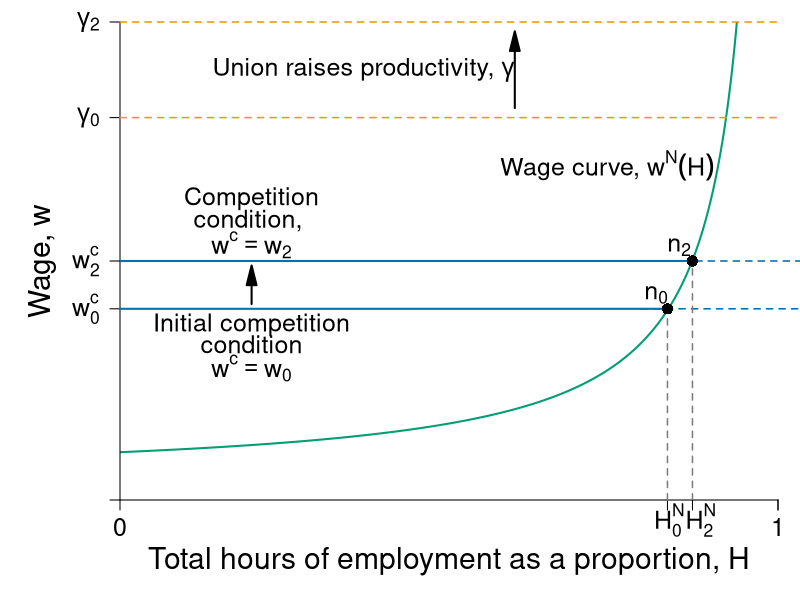

Write R code to recreate this figure.
require(shape)
require(plotrix)
pdf(file = "capitalism/employment_unions_v2.pdf", width = 9, height = 7)

#Set parameters for graphics
pointsize <- 1.8
axislabelsize <- 1.8
labelsize <- 1.5
namesize <- 1.8
annotatesize <- 1.5
graphlinewidth <- 2
segmentlinewidth <- 1.5

COL <- c("#7fc97f", "#beaed4", "#fdc086", "#ffff99", "#386cb0", "#f0027f", "#bf5b17", "#666666")
COLA <- c("#e0f3db", "#99d8c9","#66c2a4","#41ae76", "#238b45", "#005824")
COLB <- c("#c6dbef", "#4eb3d3", "#2b8cbe", "#0868ac","#084081")
COLC <- c("#fcfbfd", "#efedf5", "#dadaeb", "#bcbddc", "#9e9ac8", "#807dba", "#6a51a3", "#54278f", "#3f007d")
grays <- gray.colors(25, start = 1, end = 0, alpha = 1)

CBCols <- c("#009E73","#0072B2","#E69F00","#CC79A7", "#F0E442")

WageFn <- function(h, ubar = 3, B = 2, t = 0.8) {
  B + ubar + (ubar*t*h )/(t*(1 - h))
}


WageFn#COL <- c("#1B9E77", "#D95F02", "#7570B3", "#E7298A", "#66A61E", "#E6AB02", "#A6761D", "#666666")
COL <- c("#7fc97f", "#beaed4", "#fdc086", "#ffff99")
par(mar =  c(5, 6, 1.1, 1.1))
xlims <- c(0, 1)
ylims <- c(0, 50)


plot(0, 0, xlim = xlims, ylim = ylims, type = "n",
     xlab = expression(paste("Total hours of employment as a proportion, ", H)),
     ylab = expression(paste("Wage, ", w)),
     xaxt = "n", 
     yaxt = "n",
     cex.lab = axislabelsize, 
     bty = "n", 
     xaxs = "i", 
     yaxs = "i")

npts <- 500 
npts2 <- 501
#Specify the sequences of points for graphing. 
xx1 <- seq(xlims[1], 1, length.out = npts)
xx2 <- seq(xlims[1], xlims[2], length.out = npts)
xx3 <- seq(xlims[1], xlims[2], length.out = npts2)
xx4 <- seq(xlims[1], 25, length.out = npts2)

#Draw the lines for the graphs
lines(xx1, WageFn(xx1), col = CBCols[1], lwd = graphlinewidth)
#lines(xx2, solowCondition(xx2, delta = 5), col = COL[3], lwd = 4)
#lines(xx2, solowInfeas(xx2, delta = 5), col = COL[1], lwd = 4, lty = 2)

#Customize ticks and labels for the plot
# ticksy <- c(0, 2.5, 5, 20, 25,  40)
# ylabels <- c(0, expression(paste(B)), expression(paste(B+underline(u))), expression(paste(w[0])), expression(paste(w[2])), NA)

ticksy <- c(0, 20, 25, 40, ylims[2])
ylabels <- c(NA, expression(paste(w[0]^c)), expression(paste(w[2]^c)), expression(paste(gamma[0])), expression(paste(gamma[2])))

ticksx <- c(0, 0.832, 0.87, 1, xlims[2])
#xlabels <- c(0, expression(paste(H[0],"*")), expression(paste(H[2],"*")), 1.0, NA)
xlabels <- c(0, NA, NA, 1.0, NA)
axis(1, at = ticksx, pos = 0, labels = xlabels, cex.axis = labelsize)
axis(2, at = ticksy, pos = 0, labels = ylabels, las = 1, cex.axis = labelsize)

#x-axis tick label 
text(0.883, -2.1, expression(paste(H[2]^N)), cex = labelsize,xpd = TRUE)
text(0.835, -2.1, expression(paste(H[0]^N)), cex = labelsize,xpd = TRUE)

#Annotation of the  graphs
text(0.74, 35, expression(paste("Wage curve, ", w^N*(H))), cex = labelsize)

#segments(1, 0, 1, 42, lty = 2, lwd = 3, col = "darkgray")
segments(0.832, 0, 0.832, 20, lty = 2, lwd = segmentlinewidth, col = grays[20], xpd = TRUE)


segments(0, 40, xlims[2], 40, lty = 2, lwd = segmentlinewidth, col = CBCols[3], xpd = TRUE)
segments(0, 50, xlims[2], 50, lty = 2, lwd = segmentlinewidth, col = CBCols[3], xpd = TRUE)


#Arrows(0.85, 15, 0.85, 24, col = "black", lty = 1, lwd = 2, arr.type = "triangle")
#Arrows(0.85, 15, 0.85, 6, col = "black", lty = 1, lwd = 2, arr.type = "triangle")
#text(0.98, 14.5, expression(paste("Employment rent")))
#text(0.98, 12.5, expression(paste("increases with union")))

#Original Zero profit condition 
segments(0, 20, 0.832, 20, lty = 1, lwd = graphlinewidth, col = CBCols[2], xpd = TRUE)
segments(0.7925, 20, 1.2, 20, lty = 2, lwd = segmentlinewidth, col = CBCols[2], xpd = TRUE)

points(0.832, 20, pch = 16, col = "black", cex = 1.5)
text(0.815, 21.5, expression(paste(n[0])), cex = labelsize)


#Union Zero profit condition 
segments(0, 25, 0.87, 25, lty = 1, lwd = graphlinewidth, col = CBCols[2])
segments(0.837, 25, 1.2, 25, lty = 2, lwd = segmentlinewidth, col = CBCols[2], xpd = TRUE)


Arrows(0.2, 20.5, 0.2, 23.5, col = "black", lty = 1, lwd = 2, arr.type = "triangle")


text(0.37, 45, expression(paste("Union raises productivity, ", gamma)), cex = labelsize)
Arrows(0.6, 41, 0.6, 48, col = "black", lty = 1, lwd = 2, arr.type = "triangle")

segments(0.87, 0, 0.87, 25, lty = 2, lwd = segmentlinewidth, col = grays[20])
points(0.87, 25, pch = 16, col = "black", cex = 1.5)
text(0.85, 26.5, expression(paste(n[2])), cex = labelsize)
text(0.2, 31.5, expression(paste("Competition")), cex = labelsize, xpd = TRUE)
text(0.2, 29.2, expression(paste("condition, ")), cex = labelsize, xpd = TRUE)
text(0.2, 26.7, expression(paste(w^c == w[2])), cex = labelsize, xpd = TRUE)



#Unemployment benefits & a
#segments(0, 5, 1.2, 5, lty = 2, lwd = 2, col = "darkgray")
#segments(0, 2.5, 1.2, 2.5, lty = 2, lwd = segmentlinewidth, col = grays[20])

#Zero profit condition
text(0.2, 18.3, expression(paste("Initial competition")), cex = labelsize, xpd = TRUE)
text(0.2, 16.3, expression(paste("condition")), cex = labelsize, xpd = TRUE)
text(0.2, 13.8, expression(paste(w^c == w[0])), cex = labelsize, xpd = TRUE)
#text(0.97, 6, expression(paste(B + a)))
#text(0.97, 3.5, expression(paste(B, " (unemployment benefits)")))
#text(1.08, 36, expression(paste("level of")))
#text(1.08, 34, expression(paste("employment, ", bar(H))))

dev.off()
